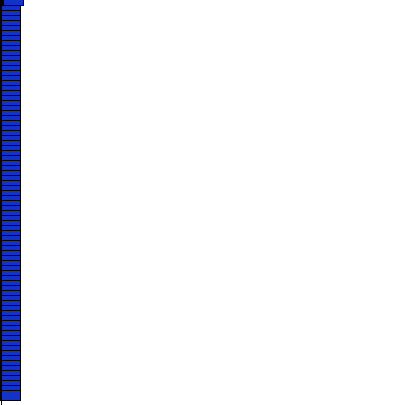
Frame 1 (no input)
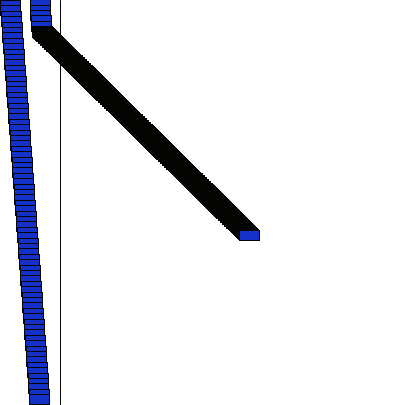
Frame 60 (the mouse pressed at the canvas centre just before this capture)
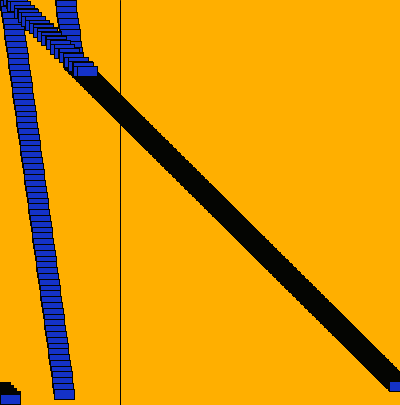
Frame 120 (the mouse held since frame 60 and released just before this capture)

The Processing sketch that drew these frames (run headless with seeded random() and noise(); from frame 60 on, the mouse is pressed at the canvas centre):

// Processing sketch: processing_75929
// ── processing_75929.pde

Car[] cars = new Car[600];

int r, g, b;
int a=0;
float c = 0.0;

void setup() {
  size(400, 405);
  stroke(110);
  smooth();
  frameRate(100);

  for (int i = 0; i < cars.length; i++) {
    cars[i] = new Car(color(i*2), 10, i*5, i/150.0, 100);
  }
}

void draw() {
  background(r, g, b);
  if (mouseX <width/6) { 
    background(255);
  }  
  else if (mouseX <2*width/6) {
    background(#FFF25A);
  } 
  else if (mouseX <3*width/6) {
    background(#21FF00);
  } 
  else if (mouseX <4*width/6) {
    background(#FFAF00);
  } 
  else if (mouseX <5*width/6) {
    background(#00FFF0);
  } 
  else {
    background(#FF1500);
  }
  if (mouseY > height/2) {
    b = b + 1;
  }
  else {
    b = b - 1;
  }
  for (int i = 0; i < cars.length; i++) {
    cars[i].move();
    cars[i].display();
  }
  a = a+1;
  c = c+1;
  line(a, 0, a, height/2);
  line(c, height/2, c, height);
  if (a>width) {
    a=0;
  }
  if (c>width) {
    c=0;
  }
}

class Car {
  color c;
  float xpos;
  float ypos;
  float xspeed;

  Car(color c_, float xpos_, float ypos_, float xspeed_, float yspeed_) {
    c = c_;
    xpos = xpos_;
    ypos = ypos_;
    xspeed = xspeed_;
  }

  void display() {
    rectMode(CENTER);
    stroke(4, 5, 2);
    fill(20, 50, 200);
    rect(xpos, ypos, 20, 10);
  }

  void move() {
    ypos = ypos + xspeed;
    if (ypos > width) {
      ypos = 0;
    }
    xpos = xpos + xspeed;
    if (xpos > width) {
      xpos = 0;
    }
  }
}
